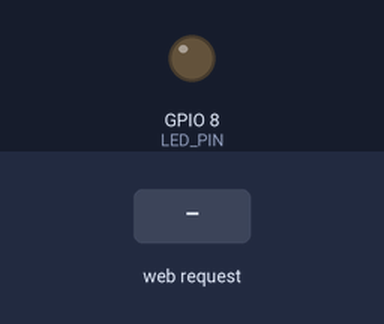
Recording of a program running on a simulated ESP32-C3. Shown: output pins drawn as LEDs (lit = HIGH). The inputs (shaded band) are chosen by the test bench. WiFi joins after 1.5 s; servers stay silent unless stated; storage starts empty; what the program prints to the serial monitor is not drawn.

Above: at 2.7 s.
2.8 s: HTTP request GET /on received
At 3.1 s:
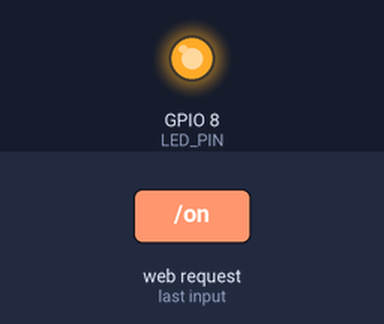
4.3 s: HTTP request GET /off received
At 5.5 s:
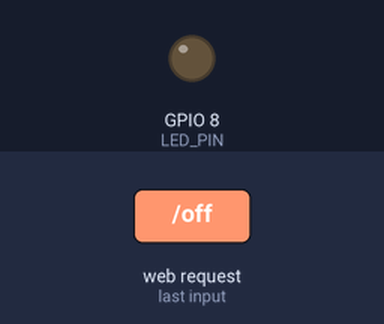
5.8 s: HTTP request GET /on?value=1 received
At 6.7 s:
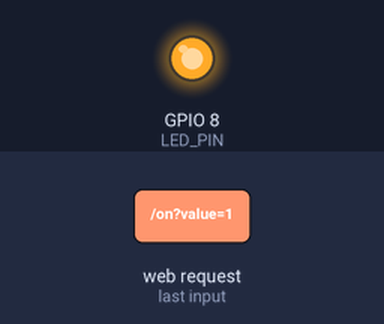
Timing chart, 0 to 8.8 s (numbered marks = the images above; inputs shaded):
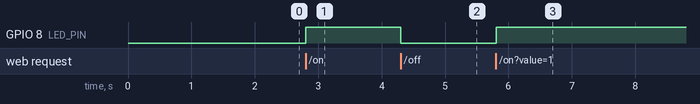

Measured:
- after the input at 2.8 s, GPIO 8 (LED_PIN): LOW → HIGH at once
- after the input at 4.3 s, GPIO 8 (LED_PIN): HIGH → LOW at once
- after the input at 5.8 s, GPIO 8 (LED_PIN): LOW → HIGH at once

The program:

main.cpp
```cpp
#include <Arduino.h>
#include <WiFi.h>
#include <WebServer.h>
#include <WiFiManager.h>
#include <LittleFS.h>

#include <appState.h>
#include <config.h>
#include <web/web_server.h>
AppState appState;

void setup()
{
  Serial.begin(115200);

  Serial.println("\n\n=== ESP32-C3 ВЕБ-СЕРВЕР ===");

  pinMode(LED_PIN, OUTPUT);
  digitalWrite(LED_PIN, LOW);

  WiFiManager wm;
  //wm.setSaveConfigCallback(saveConfigCallback);
  //wm.resetSettings();
  bool connected = wm.autoConnect("ESP32-C3-Config", "12345678");

  if(!connected)
  {
    Serial.println("Не удалось подключиться к Wi-Fi");
    delay(10000);
    ESP.restart();
  }

  if (!LittleFS.begin(true))
  {
    Serial.println("Ошибка LittleFS");
    return;
  }

  Serial.print(" IP адрес: http://");
  Serial.println(WiFi.localIP());

  webInit();
  Serial.println(" Веб-сервер запущен!");
}

void loop()
{
  webLoop();
  delay(10);
}
```

appState.h
```cpp
#pragma once
#include <Arduino.h>

struct AppState {
    bool ledOn;
    bool wifiConnected;
    IPAddress ip;
};

extern AppState appState;
```

web_server.cpp
```cpp
#include <Arduino.h>
#include <WebServer.h>
#include <LittleFS.h>

#include <appState.h>
#include <config.h>

static WebServer server(SERVER_PORT);

static void handleRoot()
{
    File file = LittleFS.open("/index.html", "r");
    if (!file)
    {
        server.send(500, "text/plain", "Error read index.html");
        return;
    }

    server.streamFile(file, "text/html");
    file.close();
}

static void handleOn()
{
    appState.ledOn = true;
    digitalWrite(LED_PIN, HIGH);
    handleRoot();
}

static void handleOff()
{
    appState.ledOn = false;
    digitalWrite(LED_PIN, LOW);
    handleRoot();
}

static void handleApi()
{
    String json = "{\"ledState\":";
    json += appState.ledOn ? "true" : "false";
    json += "}";

    server.send(200, "application/json", json);
}

void handleNotFound()
{
    server.send(404, "text/plain", "404: Страница не найдена");
}

void serveCSS()
{
    File file = LittleFS.open("/css/style.css", "r");
    if (!file) { server.send(404, "text/plain", "Not found"); return; }
    server.streamFile(file, "text/css");
    file.close();
}

void serveJS()
{
    File file = LittleFS.open("/js/script.js", "r");
    if (!file) { server.send(404, "text/plain", "Not found"); return; }
    server.streamFile(file, "application/javascript");
    file.close();
}

void handleSendText()
{
    if (server.hasArg("value"))
    {
        String text = server.arg("value");
        Serial.println(text);
        server.send(200, "text/plain", "OK");
    }
    else
    {
        server.send(400, "text/plain", "No value");
    }
}

void webInit()
{
   server.on("/css/style.css", serveCSS);
    server.on("/js/script.js", serveJS);

    server.on("/sendText", handleSendText);

    server.on("/", handleRoot);
    server.on("/on", handleOn);
    server.on("/off", handleOff);
    server.on("/api", handleApi);
    server.onNotFound(handleNotFound);

    server.begin();
}

void webLoop()
{
    server.handleClient();
}
```

web_server.h
```cpp
#pragma once

void webInit();
void webLoop();
```

config.h
```cpp
#pragma once

#define LED_PIN 8
#define SERVER_PORT 80
```
